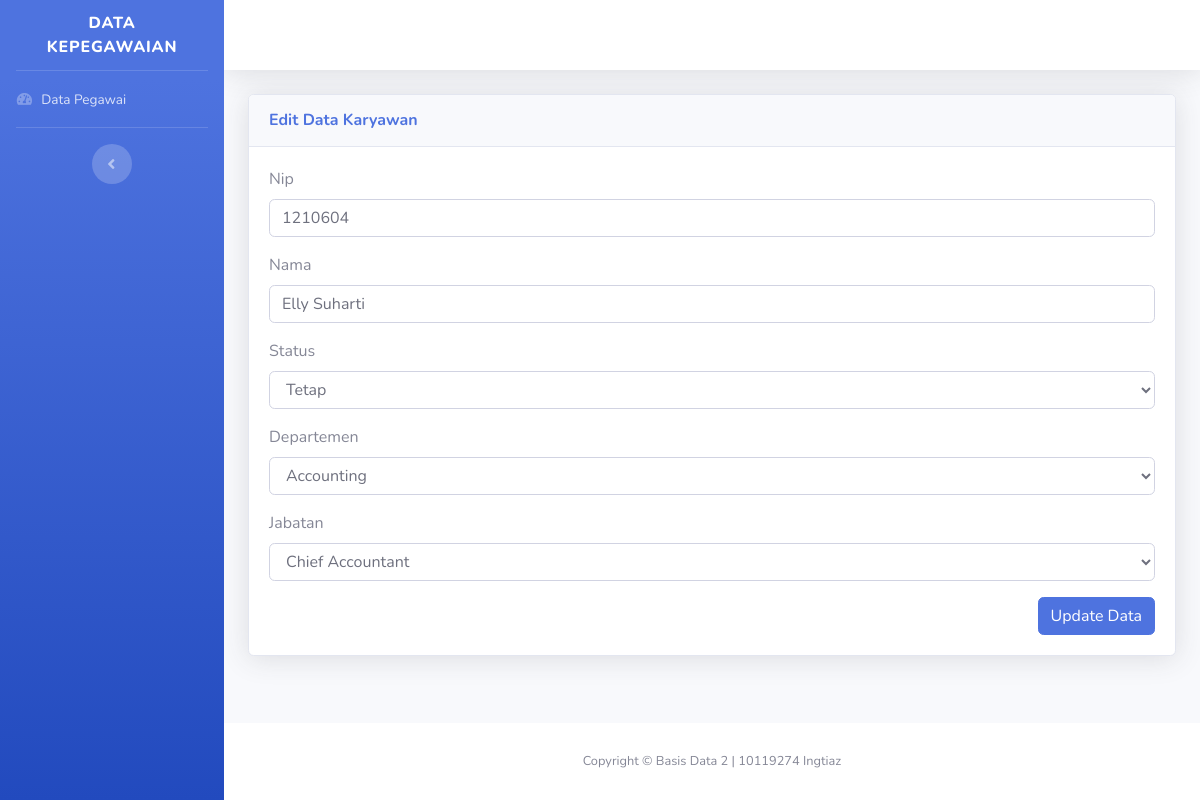
/edit.php?token=1210604, run on the app's committed database.
### tables this page shows
CREATE TABLE `pegawai` (
  `NIP_pegawai` int(20) NOT NULL,
  `Nm_pegawai` varchar(80) NOT NULL,
  `Kd_departemen` int(11) NOT NULL,
  `Status_kepegawaian` varchar(20) NOT NULL,
  `Kd_jabatan` int(11) NOT NULL
);

CREATE TABLE `departemen` (
  `Kd_departemen` int(11) NOT NULL,
  `Nm_departemen` varchar(30) NOT NULL,
  `Tgl_masuk` date NOT NULL
);

CREATE TABLE `jabatan` (
  `Kd_jabatan` int(11) NOT NULL,
  `Nm_Jabatan` varchar(50) NOT NULL,
  `Lama_jabatan` varchar(20) NOT NULL
);

### config.php (called while the page is built, shortened)
<?php
$yaz = mysqli_connect('localhost', 'root', '', 'db_ingtiaz');
function filter($data)
{
    global $yaz;
    return $yaz->real_escape_string(trim(stripslashes(strip_tags(htmlspecialchars($data, ENT_QUOTES)))));
}
function departemen($data)
{
    global $yaz;
    return $yaz->query("SELECT * FROM departemen WHERE Kd_departemen='$data'")->fetch_assoc()['Nm_departemen'];
}
function jabatan($data)
{
    global $yaz;
    return $yaz->query("SELECT * FROM jabatan WHERE Kd_jabatan='$data'")->fetch_assoc()['Nm_Jabatan'];
}

### edit.php (the view, shortened to what this page needs)
<?php
require 'config.php';
require ('templates/header.php');
require ('templates/sidebar.php');
require ('templates/topbar.php');
if ($_GET['token']) {
    $token = filter($_GET['token']);
    $cek_data = $yaz->query("SELECT * FROM pegawai WHERE NIP_pegawai='$token'")->fetch_assoc();
}
?>
<div class="container-fluid">
    <div class="card shadow mb-4">
        <div class="card-header py-3">
            <h6 class="m-0 font-weight-bold text-primary">Edit Data Karyawan</h6>
        </div>
        <div class="card-body">
            <form method="POST">
                <div class="mb-3">
                    <label class="form-label">Nip</label>
                    <input type="number" class="form-control" value="<?= $cek_data['NIP_pegawai']; ?>" name="nip">
                </div>
                <div class="mb-3">
                    <label class="form-label">Nama</label>
                    <input type="text" class="form-control" value="<?= $cek_data['Nm_pegawai']; ?>" name="nama">
                </div>
                <div class="mb-3">
                    <label class="form-label">Status</label>
                    <select class="form-control" name='status'>
                        <option value="<?= $cek_data['Status_kepegawaian']; ?>"><?= $cek_data['Status_kepegawaian']; ?></option>
                    </select>
                </div>
                <div class="form-group">
                    <label for="jumlahkursi">Departemen</label>
                    <select class="form-control" name='departemen'>
                        <option value="<?= $cek_data['Kd_departemen']; ?>"><?= departemen($cek_data['Kd_departemen']); ?></option>
                    </select>
                </div>
                <div class="form-group">
                    <label for="jumlahkursi">Jabatan</label>
                    <select class="form-control" name='jabatan'>
                        <option value="<?= $cek_data['Kd_jabatan']; ?>"><?= jabatan($cek_data['Kd_jabatan']); ?></option>
                    </select>
                </div>
                <div class="text-right">
                    <button type="submit" name='updatedata' class="btn btn-primary">Update Data</button>
            </form>
        </div>
    </div>
</div>
</div>
<?php
require ('templates/footer.php');

### data on the page
pegawai: nip "1210604", nama "Elly Suharti", status "Tetap", departemen "Accounting", jabatan "Chief Accountant"
